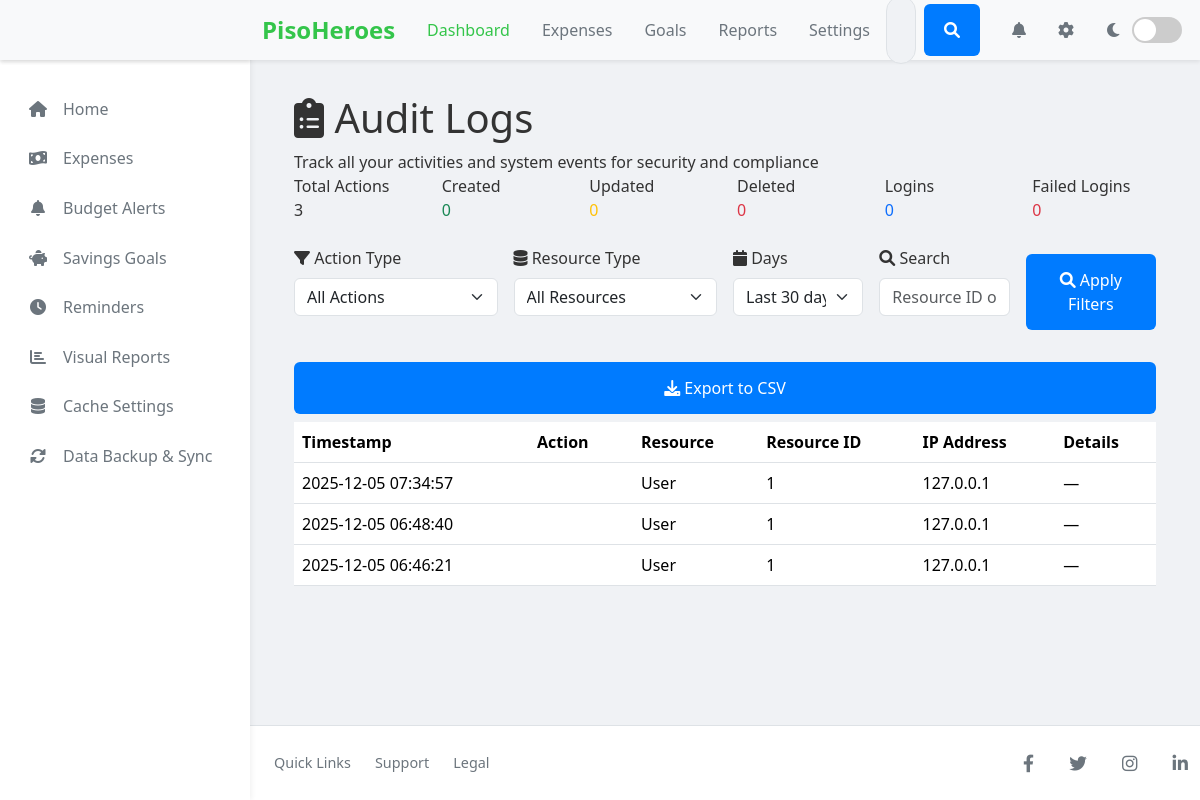
Page /audit-logs/ (signed in) on the earlier database version.
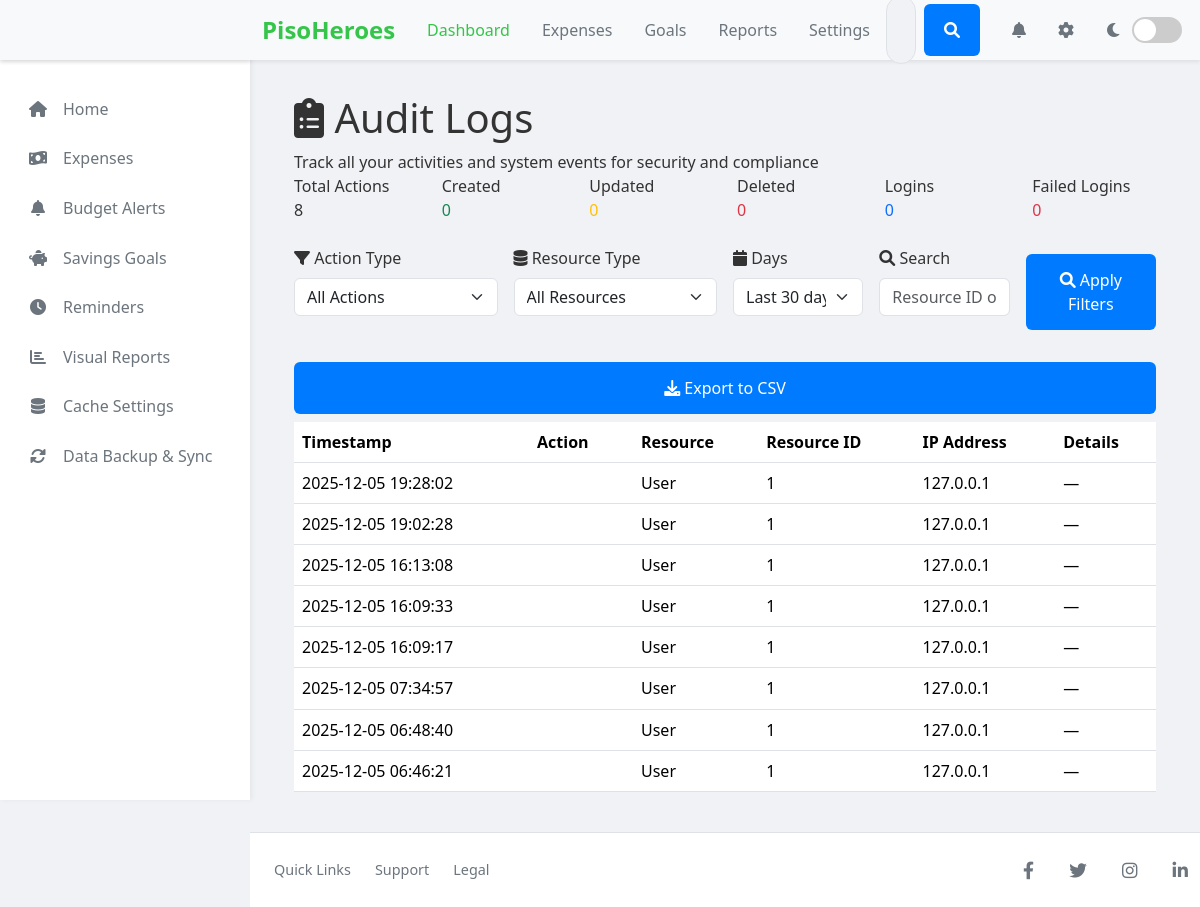
Same page on the later database version.
### audit_logs/models.py (models this page shows, shortened)
class AuditLog(models.Model):
    ACTION_TYPES = [
        ('CREATE', 'Create'),
        ('READ', 'Read'),
        ('UPDATE', 'Update'),
        ('DELETE', 'Delete'),
        ('LOGIN', 'Login'),
        ('LOGOUT', 'Logout'),
        ('LOGIN_FAILED', 'Login Failed'),
        ('ACCESS_DENIED', 'Access Denied'),
        ('BUDGET_BREACH', 'Budget Threshold Breach'),
        ('ALERT_TRIGGERED', 'Alert Triggered'),
    ]
    RESOURCE_TYPES = [
        ('expense', 'Expense'),
        ('goal', 'Savings Goal'),
        ('alert', 'Budget Alert'),
        ('reminder', 'Reminder'),
        ('user', 'User'),
        ('monthly_allowance', 'Monthly Allowance'),
        ('system', 'System'),
    ]
    timestamp = models.DateTimeField(auto_now_add=True, db_index=True)
    user_id = models.CharField(max_length=255, db_index=True, null=True, blank=True)
    action_type = models.CharField(max_length=20, choices=ACTION_TYPES, db_index=True)
    resource_type = models.CharField(max_length=50, choices=RESOURCE_TYPES, db_index=True)
    resource_id = models.CharField(max_length=255, null=True, blank=True)
    metadata = models.JSONField(default=dict, blank=True)
    ip_address = models.GenericIPAddressField(null=True, blank=True)
    user_agent = models.TextField(null=True, blank=True)
    class Meta:
        ordering = ['-timestamp']
        indexes = [
            models.Index(fields=['-timestamp', 'user_id']),
            models.Index(fields=['action_type', 'resource_type']),
        ]
    def get_metadata_display(self):
        if not self.metadata:
            return "No metadata"
        return json.dumps(self.metadata, indent=2)

### audit_logs/views.py (the view)
# urls.py: path('', views.audit_logs_view, name='audit_logs'),
@require_authentication
def audit_logs_view(request):
    user_id = request.session.get("user_id")
    action_type = request.GET.get("action_type", "")
    resource_type = request.GET.get("resource_type", "")
    days_str = request.GET.get("days", "30")
    search = request.GET.get("search", "")
    try:
        days = int(days_str)
    except (TypeError, ValueError):
        days = 30
    logs = AuditLog.objects.filter(user_id=user_id)
    if days:
        start_date = datetime.now() - timedelta(days=days)
        logs = logs.filter(timestamp__gte=start_date)
    if action_type:
        logs = logs.filter(action_type=action_type)
    if resource_type:
        logs = logs.filter(resource_type=resource_type)
    if search:
        logs = logs.filter(
            Q(resource_id__icontains=search)
            | Q(ip_address__icontains=search)
        )
    total_actions = logs.count()
    create_count = logs.filter(action_type="CREATE").count()
    update_count = logs.filter(action_type="UPDATE").count()
    delete_count = logs.filter(action_type="DELETE").count()
    login_count = logs.filter(action_type="LOGIN").count()
    failed_login_count = logs.filter(action_type="LOGIN_FAILED").count()
    logs = logs.order_by("-timestamp")[:100]
    context = {
        "logs": logs,
        "total_actions": total_actions,
        "create_count": create_count,
        "update_count": update_count,
        "delete_count": delete_count,
        "login_count": login_count,
        "failed_login_count": failed_login_count,
        "action_types": AuditLog.ACTION_TYPES,
        "resource_types": AuditLog.RESOURCE_TYPES,
        "action_labels_map": _build_choice_maps()[0],
        "resource_labels_map": _build_choice_maps()[1],
        "selected_action": action_type,
        "selected_resource": resource_type,
        "selected_days": days,
        "search_query": search,
    }
    return render(request, "audit_logs/audit_logs.html", context)

### templates/audit_logs/audit_logs.html (shortened to what this page needs)
{% extends 'base.html' %}
{% load static %}
{% block content %}
<div class="container-fluid py-4">
    <div class="audit-header">
        <h1><i class="fas fa-clipboard-list"></i> Audit Logs</h1>
        <p class="mb-0">Track all your activities and system events for security and compliance</p>
    </div>
    <div class="row mb-4">
        <div class="col-md-2">
            <div class="stat-card">
                <div class="stat-label">Total Actions</div>
                <div class="stat-value">{{ total_actions }}</div>
            </div>
        </div>
        <div class="col-md-2">
            <div class="stat-card">
                <div class="stat-label">Created</div>
                <div class="stat-value text-success">{{ create_count }}</div>
            </div>
        </div>
        <div class="col-md-2">
            <div class="stat-card">
                <div class="stat-label">Updated</div>
                <div class="stat-value text-warning">{{ update_count }}</div>
            </div>
        </div>
        <div class="col-md-2">
            <div class="stat-card">
                <div class="stat-label">Deleted</div>
                <div class="stat-value text-danger">{{ delete_count }}</div>
            </div>
        </div>
        <div class="col-md-2">
            <div class="stat-card">
                <div class="stat-label">Logins</div>
                <div class="stat-value text-primary">{{ login_count }}</div>
            </div>
        </div>
        <div class="col-md-2">
            <div class="stat-card">
                <div class="stat-label">Failed Logins</div>
                <div class="stat-value text-danger">{{ failed_login_count }}</div>
            </div>
        </div>
    </div>
    <div class="filter-card">
        <form method="get" class="row g-3">
            <div class="col-md-3">
                <label class="form-label"><i class="fas fa-filter"></i> Action Type</label>
                <select name="action_type" class="form-select">
                    <option value="">All Actions</option>
                </select>
            </div>
            <div class="col-md-3">
                <label class="form-label"><i class="fas fa-database"></i> Resource Type</label>
                <select name="resource_type" class="form-select">
                    <option value="">All Resources</option>
                </select>
            </div>
            <div class="col-md-2">
                <label class="form-label"><i class="fas fa-calendar"></i> Days</label>
                <select name="days" class="form-select">
                    <option value="30" {% if selected_days == 30 %}selected{% endif %}>Last 30 days</option>
                </select>
            </div>
            <div class="col-md-2">
                <label class="form-label"><i class="fas fa-search"></i> Search</label>
                <input type="text" name="search" class="form-control" placeholder="Resource ID or IP" value="{{ search_query }}">
            </div>
            <div class="col-md-2 d-flex align-items-end">
                <button type="submit" class="btn btn-primary w-100">
                    <i class="fas fa-search"></i> Apply Filters
                </button>
            </div>
        </form>
        <div class="mt-3">
            <a href="{% url 'audit_logs:export' %}?action_type={{ selected_action }}&resource_type={{ selected_resource }}&days={{ selected_days }}"
               class="btn export-btn">
                <i class="fas fa-download"></i> Export to CSV
            </a>
        </div>
    </div>
    {% if logs %}
    <div class="logs-table">
        <table class="table table-hover">
            <thead>
                <tr>
                    <th>Timestamp</th>
                    <th>Action</th>
                    <th>Resource</th>
                    <th>Resource ID</th>
                    <th>IP Address</th>
                    <th>Details</th>
                </tr>
            </thead>
            <tbody>
                {% for log in logs %}
                <tr>
                    <td>{{ log.timestamp|date:"Y-m-d H:i:s" }}</td>
                    <td>
                        <span class="badge badge-{{ log.action_type|lower }}">
                        </span>
                    </td>
                    <td>{{ log.get_resource_type_display }}</td>
                    <td>{{ log.resource_id|default:"—" }}</td>
                    <td>{{ log.ip_address|default:"—" }}</td>
                    <td class="metadata-cell" title="{{ log.get_metadata_display }}">
                        {% if log.metadata %}
                            {{ log.metadata|truncatechars:50 }}
                        {% else %}
                            —
                        {% endif %}
                    </td>
                </tr>
                {% endfor %}
            </tbody>
        </table>
    </div>
    {% else %}
    <div class="empty-state">
        <i class="fas fa-clipboard-list"></i>
        <h3>No Audit Logs Found</h3>
        <p>No logs match your current filters. Try adjusting your search criteria.</p>
    </div>
    {% endif %}
</div>
{% endblock %}

### templates/base.html (shortened to what this page needs)
<!DOCTYPE html>
<html lang="en">
<head>
    <link href="https://cdn.jsdelivr.net/npm/bootstrap@5.3.3/dist/css/bootstrap.min.css" rel="stylesheet">
    <link rel="stylesheet" href="https://cdn.jsdelivr.net/npm/bootstrap-icons@1.10.5/font/bootstrap-icons.css">
    <link rel="stylesheet" href="https://cdnjs.cloudflare.com/ajax/libs/font-awesome/6.0.0-beta3/css/all.min.css">
    {% load static %}
    <link rel="stylesheet" href="{% static 'css/style.css' %}">
    <link rel="stylesheet" href="{% static 'css/dark-theme.css' %}"
</head>
<body>
    {% include 'includes/_sidebar.html' %}
    <div class="main-content-wrapper d-flex flex-column">
        {% include 'includes/_navbar.html' %}
        <div id="page-content-wrapper" class="flex-grow-1">
            {% block content %}{% endblock %}
        </div>
        {% include 'includes/_footer.html' %}
    </div>
</body>
</html>

### templates/includes/_sidebar.html (shortened to what this page needs)
<div class="sidebar d-flex flex-column">
    <div class="sidebar-header">
        <span class="app-name">PisoHeroes</span>
    </div>
    <nav class="nav flex-column mt-4">
        {% if request.session.is_admin %}
            <a class="nav-link {% if '/admin-panel/' in request.path %}active{% endif %}" href="{% url 'admin_dashboard' %}">
                <i class="fas fa-shield-alt"></i> Admin Panel
            </a>
            <li class="nav-item">
                <a class="nav-link {% if current_section == 'admin_analytics' %}active{% endif %}"
                    href="{% url 'audit_logs:admin_analytics' %}">
                    <i class="fas fa-chart-line me-2"></i> Usage Analytics
                </a>
            </li>
        {% else %}
            {% url 'budget_alerts:alerts_page' as budget_alerts_url %}
            {% url 'dashboard' as dashboard_url %}
            {% url 'expenses' as expenses_url %}
            {% url 'savings_goals:goals' as savings_goals_url %}
            {% url 'reminders:home' as reminders_url %}
            {% url 'analytics:dashboard' as analytics_url %}
            <a class="nav-link {% if request.path|urlencode == dashboard_url|urlencode%}active{% endif %}" href="{{ dashboard_url }}"><i class="fas fa-home"></i> Home</a>
            <a class="nav-link {% if request.path|urlencode == expenses_url|urlencode%}active{% endif %}" href="{{ expenses_url }}"><i class="fas fa-money-bill-wave"></i> Expenses</a>
            <a class="nav-link {% if request.path|urlencode == budget_alerts_url|urlencode %}active{% endif %}"
               href="{{ budget_alerts_url }}">
                <i class="fas fa-bell"></i> Budget Alerts
            </a>
            <a class="nav-link {% if request.path|urlencode == savings_goals_url|urlencode %}active{% endif %}"
               href="{{ savings_goals_url }}">
                <i class="fas fa-piggy-bank"></i> Savings Goals
            </a>
            <a class="nav-link {% if request.path|urlencode == reminders_url|urlencode %}active{% endif %}" href="{{ reminders_url }}">
                <i class="fas fa-clock"></i> Reminders
            </a>
            <a class="nav-link {% if request.path|urlencode == analytics_url|urlencode %}active{% endif %}" href="{{ analytics_url }}">
                <i class="fas fa-chart-bar"></i> Visual Reports
            </a>
            {% url 'cache_settings' as cache_settings_url %}
            <a class="nav-link {% if request.path|urlencode == cache_settings_url|urlencode %}active{% endif %}" href="{{ cache_settings_url }}">
                <i class="fas fa-database"></i> Cache Settings
            </a>
            <a class="nav-link" href="#"><i class="fas fa-sync-alt"></i> Data Backup & Sync</a>
        {% endif %}
    </nav>
</div>

### templates/includes/_navbar.html (shortened to what this page needs)
<nav class="navbar navbar-expand-lg bg-light fixed-top">
    <div class="container-fluid">
        <a class="navbar-brand d-none d-lg-block" href="#"> PisoHeroes</a>
        <div class="collapse navbar-collapse" id="navbarNav">
            <ul class="navbar-nav me-auto mb-2 mb-lg-0">
                {% if request.user_authenticated %}
                    {% if not request.session.is_admin %}
                    <li class="nav-item">
                        <a class="nav-link active" aria-current="page" href="#">Dashboard</a>
                    </li>
                    <li class="nav-item">
                        <a class="nav-link" href="#">Expenses</a>
                    </li>
                    <li class="nav-item">
                        <a class="nav-link" href="#">Goals</a>
                    </li>
                    <li class="nav-item">
                        <a class="nav-link" href="#">Reports</a>
                    </li>
                    <li class="nav-item">
                        <a class="nav-link" href="#">Settings</a>
                    </li>
                    {% else %}
                        <li class="nav-item">
                            <span class="nav-link text-muted"><i class="fas fa-shield-alt"></i> Administrator Mode</span>
                        </li>
                    {% endif %}
                {% endif %}
            </ul>
            {% if request.user_authenticated and not request.session.is_admin %}
            <form class="d-flex me-3" role="search">
                <input class="form-control me-2 flex-grow-1" type="search" placeholder="Search expenses or goals..." aria-label="Search">
                <button class="btn btn-outline-secondary d-none d-md-block" type="submit">
                    <i class="fas fa-search"></i>
                </button>
            </form>
            {% endif %}
            <ul class="navbar-nav d-flex align-items-center">
                {% if request.user_authenticated %}
                    {% if not request.session.is_admin %}
                        <li class="nav-item dropdown">
                            <a class="nav-link position-relative" href="#" id="notificationsDropdown" role="button" data-bs-toggle="dropdown" aria-expanded="false">
                                <i class="fas fa-bell"></i>
                            </a>
                        </li>
                        <li class="nav-item">
                            <a class="nav-link" href="#"><i class="fas fa-cog"></i></a>
                        </li>
                        <li class="nav-item">
                            <div class="dark-mode-toggle nav-link">
                                <label for="darkModeToggle">
                                    <i class="fas fa-moon"></i>
                                </label>
                                <input type="checkbox" id="darkModeToggle">
                            </div>
                        </li>
                    {% endif %}
                    <li class="nav-item dropdown">
                        <a class="nav-link d-flex align-items-center" href="#" id="navbarDropdown" role="button" data-bs-toggle="dropdown" aria-expanded="false">
                        </a>
                    </li>
                {% endif %}
            </ul>
        </div>
    </div>
</nav>

### templates/includes/_footer.html
<footer class="footer">
    <div class="container-fluid d-flex justify-content-between align-items-center">
        <nav class="nav">
            <a class="nav-link" href="#">Quick Links</a>
            <a class="nav-link" href="#">Support</a>
            <a class="nav-link" href="#">Legal</a>
        </nav>
        <div class="social-icons">
            <a href="#" class="me-3"><i class="fab fa-facebook-f"></i></a>
            <a href="#" class="me-3"><i class="fab fa-twitter"></i></a>
            <a href="#" class="me-3"><i class="fab fa-instagram"></i></a>
            <a href="#"><i class="fab fa-linkedin-in"></i></a>
        </div>
    </div>
</footer>

Differences in the rows shown:
added AuditLog: timestamp "2025-12-05 19:28:02", resource_type "User", resource_id "1", ip_address "127.0.0.1"
added AuditLog: timestamp "2025-12-05 19:02:28", resource_type "User", resource_id "1", ip_address "127.0.0.1"
added AuditLog: timestamp "2025-12-05 16:13:08", resource_type "User", resource_id "1", ip_address "127.0.0.1"
added AuditLog: timestamp "2025-12-05 16:09:33", resource_type "User", resource_id "1", ip_address "127.0.0.1"
added AuditLog: timestamp "2025-12-05 16:09:17", resource_type "User", resource_id "1", ip_address "127.0.0.1"
Other differences:
{{ total_actions }}: "3" → "8"
